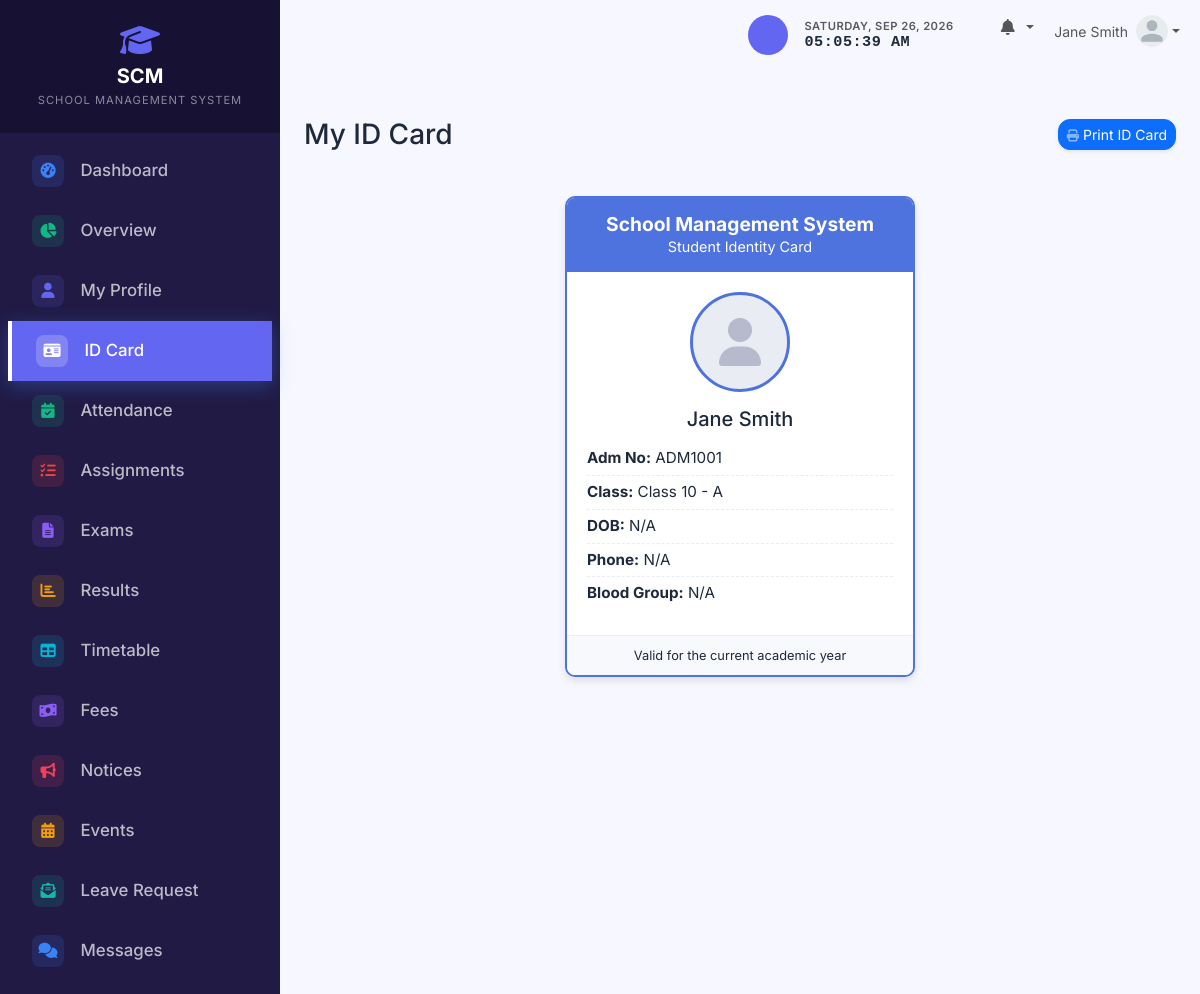
The app's page /student/id_card.php (signed in) with its own data.
### tables this page shows
CREATE TABLE IF NOT EXISTS settings (
    setting_key VARCHAR(50) PRIMARY KEY,
    setting_value TEXT
);

CREATE TABLE IF NOT EXISTS students (
    id INT AUTO_INCREMENT PRIMARY KEY,
    user_id INT NOT NULL,
    admission_no VARCHAR(20) NOT NULL UNIQUE,
    roll_number INT,
    first_name VARCHAR(50) NOT NULL,
    last_name VARCHAR(50) NOT NULL,
    gender ENUM('Male', 'Female', 'Other'),
    dob DATE,
    blood_group VARCHAR(10),
    phone VARCHAR(20),
    address TEXT,
    city VARCHAR(50),
    state VARCHAR(50),
    parent_name VARCHAR(100),
    parent_phone VARCHAR(20),
    class_id INT NOT NULL,
    section_id INT NOT NULL,
    admission_date DATE,
    profile_photo VARCHAR(255),
    status ENUM('active', 'inactive') DEFAULT 'active',
    created_at TIMESTAMP DEFAULT CURRENT_TIMESTAMP,
    updated_at TIMESTAMP DEFAULT CURRENT_TIMESTAMP ON UPDATE CURRENT_TIMESTAMP,
    FOREIGN KEY (user_id) REFERENCES users(id) ON DELETE CASCADE,
    FOREIGN KEY (class_id) REFERENCES classes(id) ON DELETE RESTRICT,
    FOREIGN KEY (section_id) REFERENCES sections(id) ON DELETE RESTRICT
);

CREATE TABLE IF NOT EXISTS classes (
    id INT AUTO_INCREMENT PRIMARY KEY,
    name VARCHAR(50) NOT NULL UNIQUE,
    created_at TIMESTAMP DEFAULT CURRENT_TIMESTAMP
);

CREATE TABLE IF NOT EXISTS sections (
    id INT AUTO_INCREMENT PRIMARY KEY,
    class_id INT NOT NULL,
    name VARCHAR(50) NOT NULL,
    created_at TIMESTAMP DEFAULT CURRENT_TIMESTAMP,
    FOREIGN KEY (class_id) REFERENCES classes(id) ON DELETE CASCADE,
    UNIQUE KEY unique_class_section (class_id, name)
);

### config/functions.php (called while the page is built, shortened)
<?php
function get_setting($pdo, $key, $default = '') {
    $stmt = $pdo->prepare("SELECT setting_value FROM settings WHERE setting_key = ?");
    $stmt->execute([$key]);
    $result = $stmt->fetch();
    return $result ? $result['setting_value'] : $default;
}
?>

### student/id_card.php (the view, shortened to what this page needs)
<?php
require_once '../config/database.php';
require_once '../config/functions.php';
$user_id = $_SESSION['user_id'];
$stmt = $pdo->prepare("SELECT s.*, u.email, c.name as class_name, sec.name as section_name
                       FROM students s
                       JOIN users u ON s.user_id = u.id
                       LEFT JOIN classes c ON s.class_id = c.id
                       LEFT JOIN sections sec ON s.section_id = sec.id
                       WHERE s.user_id = ?");
$stmt->execute([$user_id]);
$student = $stmt->fetch();
include '../includes/header.php';
?>
<div class="d-sm-flex align-items-center justify-content-between mb-4">
    <h1 class="h3 mb-0 text-gray-800">My ID Card</h1>
    <button onclick="window.print()" class="btn btn-sm btn-primary shadow-sm"><i class="fas fa-print fa-sm text-white-50"></i> Print ID Card</button>
</div>
<div class="row">
    <div class="col-12">
        <div class="id-card-container">
            <div class="id-card">
                <div class="id-card-header">
                    <h4>School Management System</h4>
                    <p>Student Identity Card</p>
                </div>
                <div class="id-card-body">
                    <div class="id-card-photo">
                        <?php if (!empty($student['profile_photo'])): ?>
                            <img src="<?= BASE_URL ?>/uploads/students/<?= htmlspecialchars($student['profile_photo']) ?>" style="width: 100%; height: 100%; object-fit: cover; border-radius: 50%;">
                        <?php else: ?>
                            <i class="fas fa-user"></i>
                        <?php endif; ?>
                    </div>
                    <h5 class="font-weight-bold mb-3"><?= htmlspecialchars($student['first_name'] . ' ' . $student['last_name']) ?></h5>
                    <div class="id-card-details">
                        <p><strong>Adm No:</strong> <?= htmlspecialchars($student['admission_no']) ?></p>
                        <p><strong>Class:</strong> <?= htmlspecialchars($student['class_name'] . ' - ' . $student['section_name']) ?></p>
                        <p><strong>DOB:</strong> <?= htmlspecialchars($student['dob'] ?? 'N/A') ?></p>
                        <p><strong>Phone:</strong> <?= htmlspecialchars($student['phone'] ?? 'N/A') ?></p>
                        <p><strong>Blood Group:</strong> <?= htmlspecialchars($student['blood_group'] ?? 'N/A') ?></p>
                    </div>
                </div>
                <div class="id-card-footer">
                    Valid for the current academic year
                </div>
            </div>
        </div>
    </div>
</div>
<?php include '../includes/footer.php'; ?>

### includes/sidebar.php (shortened to what this page needs)
<?php
$current_page = $_SERVER['REQUEST_URI'];
$sidebar_school_name = get_setting($pdo, 'school_name', 'SCM - SCHOOL MANAGEMENT');
$name_parts = explode(' - ', $sidebar_school_name, 2);
$main_name = $name_parts[0];
$sub_name = isset($name_parts[1]) ? $name_parts[1] : '';
?>
<nav id="sidebar" class="text-white">
    <div class="sidebar-header p-4 text-center">
        <a href="<?= BASE_URL ?>/index.php" class="text-white text-decoration-none d-flex flex-column align-items-center">
            <i class="fas fa-graduation-cap fa-2x mb-2 text-primary"></i>
            <h5 class="mb-0 fw-bold tracking-wide"><?= htmlspecialchars($main_name) ?></h5>
            <?php if ($sub_name): ?>
            <small class="text-white-50 mt-1" style="font-size: 0.7rem; letter-spacing: 1px;"><?= htmlspecialchars(strtoupper($sub_name)) ?></small>
            <?php endif; ?>
        </a>
    </div>
    <ul class="list-unstyled components p-2">
        <?php if ($_SESSION['user_role'] === 'admin'): ?>
            <li class="<?= strpos($current_page, '/admin/dashboard.php') !== false ? 'active' : '' ?>">
                <a href="<?= BASE_URL ?>/admin/dashboard.php"><i class="fas fa-fw fa-tachometer-alt me-2"></i> Dashboard</a>
            </li>
            <li class="<?= strpos($current_page, '/admin/overview.php') !== false ? 'active' : '' ?>">
                <a href="<?= BASE_URL ?>/admin/overview.php"><i class="fas fa-fw fa-chart-pie me-2"></i> Overview</a>
            </li>
            <?php
                $is_users_active = strpos($current_page, '/admin/admins/') !== false || strpos($current_page, '/admin/roles/') !== false || strpos($current_page, '/admin/students/') !== false || strpos($current_page, '/admin/teachers/') !== false || strpos($current_page, '/admin/parents/') !== false;
            ?>
            <li class="<?= $is_users_active ? 'active' : '' ?>">
                <a href="#usersSubmenu" data-bs-toggle="collapse" aria-expanded="<?= $is_users_active ? 'true' : 'false' ?>" class="manage-users-btn <?= $is_users_active ? '' : 'collapsed' ?>" style="text-decoration: none;">
                    <i class="fas fa-fw fa-users-cog"></i>
                    <span>Manage Users</span>
                    <i class="fas fa-chevron-down dropdown-arrow"></i>
                </a>
                <ul class="collapse list-unstyled <?= $is_users_active ? 'show' : '' ?>" id="usersSubmenu" style="padding-left: 1.5rem;">
                    <li class="<?= strpos($current_page, '/admin/roles/') !== false ? 'active' : '' ?>"><a href="<?= BASE_URL ?>/admin/roles/"><i class="fas fa-fw fa-key me-2"></i> Roles & Permissions</a></li>
                    <li class="<?= strpos($current_page, '/admin/admins/') !== false ? 'active' : '' ?>"><a href="<?= BASE_URL ?>/admin/admins/"><i class="fas fa-fw fa-user-shield me-2"></i> Admins</a></li>
                    <li class="<?= strpos($current_page, '/admin/students/') !== false ? 'active' : '' ?>"><a href="<?= BASE_URL ?>/admin/students/" class="students-active"><i class="fas fa-fw fa-user-graduate me-2"></i> Students</a></li>
                    <li class="<?= strpos($current_page, '/admin/teachers/') !== false ? 'active' : '' ?>"><a href="<?= BASE_URL ?>/admin/teachers/"><i class="fas fa-fw fa-chalkboard-teacher me-2"></i> Teachers</a></li>
                    <li class="<?= strpos($current_page, '/admin/parents/') !== false ? 'active' : '' ?>"><a href="<?= BASE_URL ?>/admin/parents/"><i class="fas fa-fw fa-users me-2"></i> Parents</a></li>
                </ul>
            </li>
            <li class="<?= strpos($current_page, '/admin/classes/') !== false ? 'active' : '' ?>"><a href="<?= BASE_URL ?>/admin/classes/"><i class="fas fa-fw fa-chalkboard me-2"></i> Classes</a></li>
            <li class="<?= strpos($current_page, '/admin/sections/') !== false ? 'active' : '' ?>"><a href="<?= BASE_URL ?>/admin/sections/"><i class="fas fa-fw fa-layer-group me-2"></i> Sections</a></li>
            <li class="<?= strpos($current_page, '/admin/subjects/') !== false ? 'active' : '' ?>"><a href="<?= BASE_URL ?>/admin/subjects/"><i class="fas fa-fw fa-book me-2"></i> Subjects</a></li>
            <li class="<?= strpos($current_page, '/admin/attendance/') !== false ? 'active' : '' ?>"><a href="<?= BASE_URL ?>/admin/attendance/"><i class="fas fa-fw fa-calendar-check me-2"></i> Attendance</a></li>
            <li class="<?= strpos($current_page, '/admin/exams/') !== false ? 'active' : '' ?>"><a href="<?= BASE_URL ?>/admin/exams/"><i class="fas fa-fw fa-file-alt me-2"></i> Exams</a></li>
            <li class="<?= strpos($current_page, '/admin/results/') !== false ? 'active' : '' ?>"><a href="<?= BASE_URL ?>/admin/results/"><i class="fas fa-fw fa-chart-bar me-2"></i> Results</a></li>
            <li class="<?= strpos($current_page, '/admin/assignments/') !== false ? 'active' : '' ?>"><a href="<?= BASE_URL ?>/admin/assignments/"><i class="fas fa-fw fa-tasks me-2"></i> Assignments</a></li>
            <li class="<?= strpos($current_page, '/admin/timetable/') !== false ? 'active' : '' ?>"><a href="<?= BASE_URL ?>/admin/timetable/"><i class="fas fa-fw fa-table me-2"></i> Timetable</a></li>
            <li class="<?= strpos($current_page, '/admin/fees/') !== false ? 'active' : '' ?>"><a href="<?= BASE_URL ?>/admin/fees/"><i class="fas fa-fw fa-money-bill-wave me-2"></i> Fees</a></li>
            <li class="<?= strpos($current_page, '/admin/notices/') !== false ? 'active' : '' ?>"><a href="<?= BASE_URL ?>/admin/notices/"><i class="fas fa-fw fa-bullhorn me-2"></i> Notices</a></li>
            <li class="<?= strpos($current_page, '/admin/events/') !== false ? 'active' : '' ?>"><a href="<?= BASE_URL ?>/admin/events/"><i class="fas fa-fw fa-calendar-alt me-2"></i> Events</a></li>
            <li class="<?= strpos($current_page, '/admin/leaves/') !== false ? 'active' : '' ?>"><a href="<?= BASE_URL ?>/admin/leaves/"><i class="fas fa-fw fa-envelope-open-text me-2"></i> Leave Mgt</a></li>
            <li class="<?= strpos($current_page, '/admin/messages/') !== false ? 'active' : '' ?>"><a href="<?= BASE_URL ?>/admin/messages/"><i class="fas fa-fw fa-comments me-2"></i> Messages</a></li>
            <li class="<?= strpos($current_page, '/admin/reports/') !== false ? 'active' : '' ?>"><a href="<?= BASE_URL ?>/admin/reports/"><i class="fas fa-fw fa-chart-pie me-2"></i> Reports</a></li>
            <li class="<?= strpos($current_page, '/admin/settings/') !== false ? 'active' : '' ?>"><a href="<?= BASE_URL ?>/admin/settings/"><i class="fas fa-fw fa-cogs me-2"></i> Settings</a></li>
        <?php elseif ($_SESSION['user_role'] === 'student'): ?>
            <li class="<?= strpos($current_page, '/student/dashboard.php') !== false ? 'active' : '' ?>">
                <a href="<?= BASE_URL ?>/student/dashboard.php"><i class="fas fa-fw fa-tachometer-alt me-2"></i> Dashboard</a>
            </li>
            <li class="<?= strpos($current_page, '/student/overview.php') !== false ? 'active' : '' ?>">
                <a href="<?= BASE_URL ?>/student/overview.php"><i class="fas fa-fw fa-chart-pie me-2"></i> Overview</a>
            </li>
            <li class="<?= strpos($current_page, '/student/profile.php') !== false ? 'active' : '' ?>"><a href="<?= BASE_URL ?>/student/profile.php"><i class="fas fa-fw fa-user me-2"></i> My Profile</a></li>
            <li class="<?= strpos($current_page, '/student/id_card.php') !== false ? 'active' : '' ?>"><a href="<?= BASE_URL ?>/student/id_card.php"><i class="fas fa-fw fa-id-card me-2"></i> ID Card</a></li>
            <li class="<?= strpos($current_page, '/student/attendance.php') !== false ? 'active' : '' ?>"><a href="<?= BASE_URL ?>/student/attendance.php"><i class="fas fa-fw fa-calendar-check me-2"></i> Attendance</a></li>
            <li class="<?= strpos($current_page, '/student/assignments.php') !== false ? 'active' : '' ?>"><a href="<?= BASE_URL ?>/student/assignments.php"><i class="fas fa-fw fa-tasks me-2"></i> Assignments</a></li>
            <li class="<?= strpos($current_page, '/student/exams.php') !== false ? 'active' : '' ?>"><a href="<?= BASE_URL ?>/student/exams.php"><i class="fas fa-fw fa-file-alt me-2"></i> Exams</a></li>
            <li class="<?= strpos($current_page, '/student/results.php') !== false ? 'active' : '' ?>"><a href="<?= BASE_URL ?>/student/results.php"><i class="fas fa-fw fa-chart-bar me-2"></i> Results</a></li>
            <li class="<?= strpos($current_page, '/student/timetable.php') !== false ? 'active' : '' ?>"><a href="<?= BASE_URL ?>/student/timetable.php"><i class="fas fa-fw fa-table me-2"></i> Timetable</a></li>
            <li class="<?= strpos($current_page, '/student/fees.php') !== false ? 'active' : '' ?>"><a href="<?= BASE_URL ?>/student/fees.php"><i class="fas fa-fw fa-money-bill-wave me-2"></i> Fees</a></li>
            <li class="<?= strpos($current_page, '/student/notices.php') !== false ? 'active' : '' ?>"><a href="<?= BASE_URL ?>/student/notices.php"><i class="fas fa-fw fa-bullhorn me-2"></i> Notices</a></li>
            <li class="<?= strpos($current_page, '/student/events.php') !== false ? 'active' : '' ?>"><a href="<?= BASE_URL ?>/student/events.php"><i class="fas fa-fw fa-calendar-alt me-2"></i> Events</a></li>
            <li class="<?= strpos($current_page, '/student/leaves.php') !== false ? 'active' : '' ?>"><a href="<?= BASE_URL ?>/student/leaves.php"><i class="fas fa-fw fa-envelope-open-text me-2"></i> Leave Request</a></li>
            <li class="<?= strpos($current_page, '/student/messages.php') !== false ? 'active' : '' ?>"><a href="<?= BASE_URL ?>/student/messages.php"><i class="fas fa-fw fa-comments me-2"></i> Messages</a></li>
        <?php endif; ?>
    </ul>
</nav>

### records on screen
settings: setting_value "SCM", setting_value "SCHOOL MANAGEMENT SYSTEM"
students: first_name+last_name "Jane Smith", admission_no "ADM1001", class.name "Class 10 - A", dob "N/A", phone "N/A", blood_group "N/A"

### other values on screen
$_SESSION['name'] "Jane Smith"
